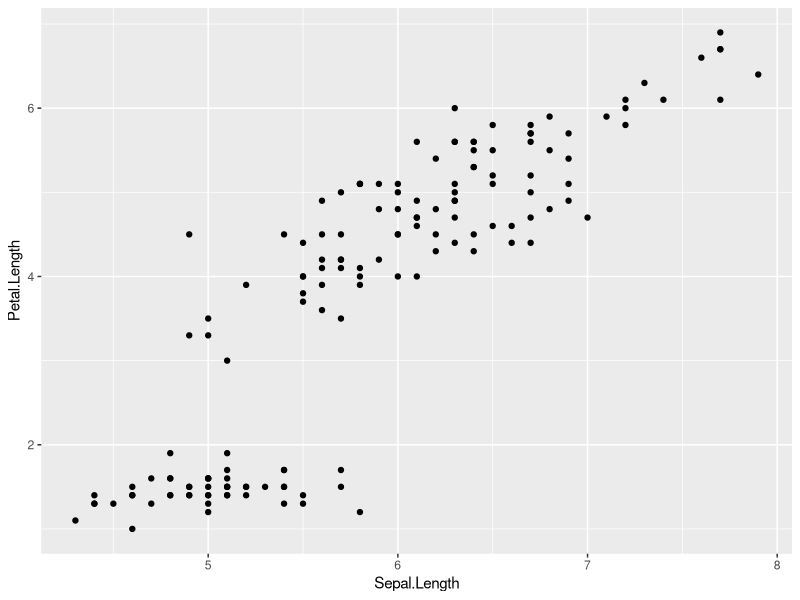
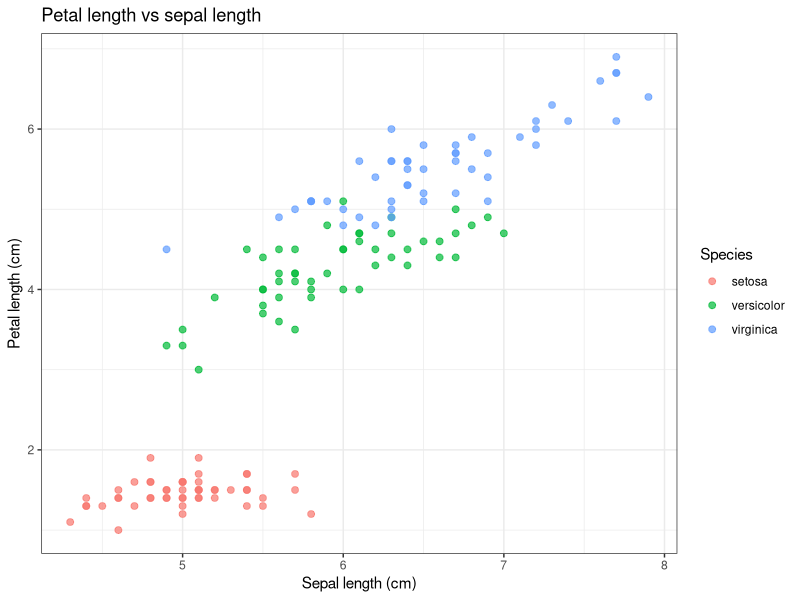
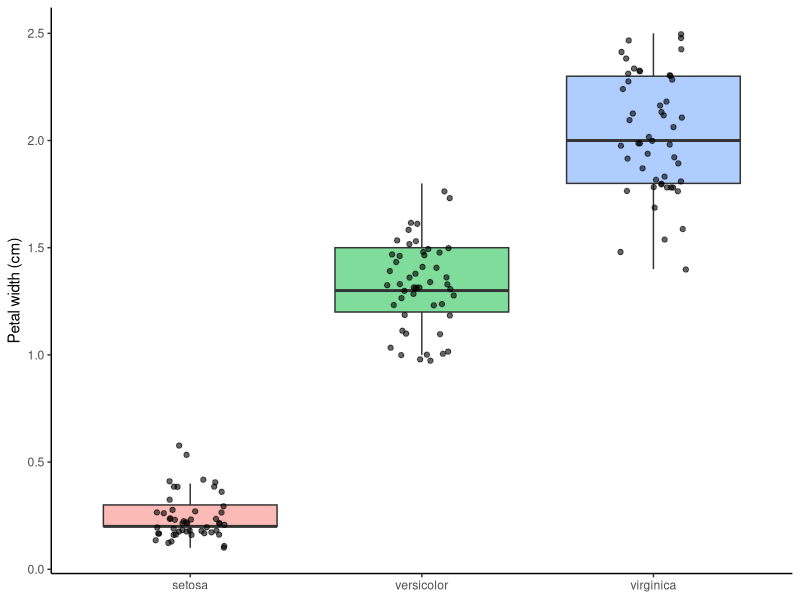
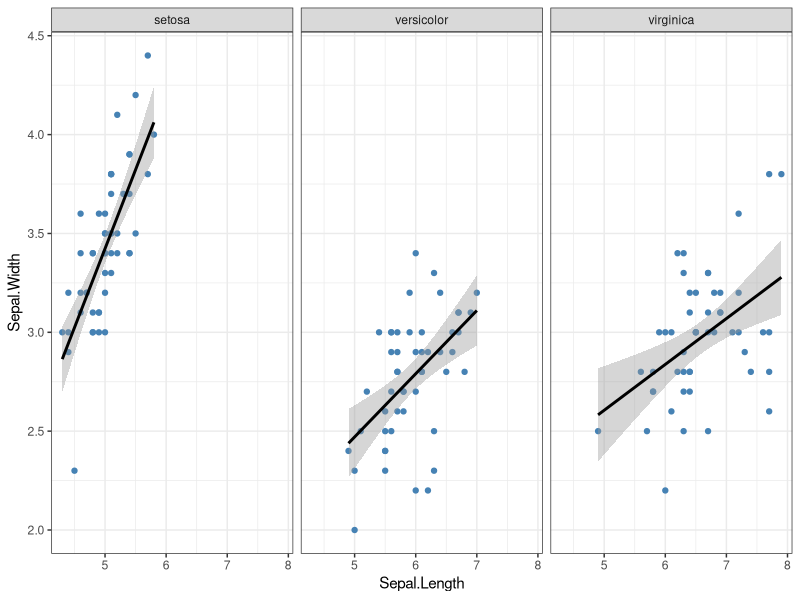
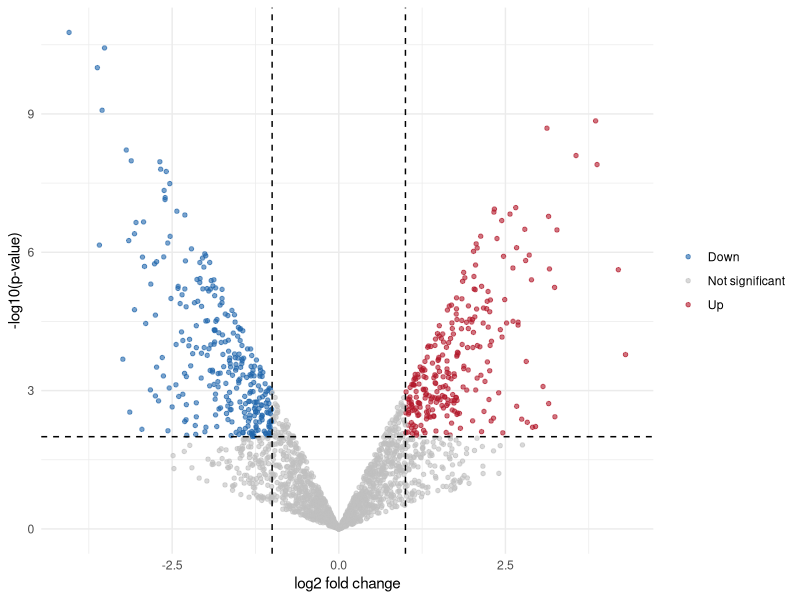

Write the R code that produced these figures, in order.
## ---- chunk 1
#| label: setup
#| message: false
library(ggplot2)
## ---- chunk 2
#| label: fig-first
#| fig-cap: "The simplest ggplot: data + aesthetics + one geom."
ggplot(data = iris, mapping = aes(x = Sepal.Length, y = Petal.Length)) +
  geom_point()
## ---- chunk 3
#| label: fig-colour
#| fig-cap: "Colour mapped to species, with labels and a cleaner theme."
ggplot(iris, aes(x = Sepal.Length, y = Petal.Length, colour = Species)) +
  geom_point(size = 2, alpha = 0.7) +
  labs(
    title = "Petal length vs sepal length",
    x = "Sepal length (cm)",
    y = "Petal length (cm)",
    colour = "Species"
  ) +
  theme_bw()
## ---- chunk 4
#| label: fig-boxplot
#| fig-cap: "A boxplot shows the distribution. Jittered points show every observation."
ggplot(iris, aes(x = Species, y = Petal.Width, fill = Species)) +
  geom_boxplot(alpha = 0.5, outlier.shape = NA) +
  geom_jitter(width = 0.15, alpha = 0.6) +
  labs(x = NULL, y = "Petal width (cm)") +
  theme_classic() +
  theme(legend.position = "none")
## ---- chunk 5
#| label: fig-facets
#| fig-cap: "One panel per species, each with a linear trend line."
#| message: false
ggplot(iris, aes(x = Sepal.Length, y = Sepal.Width)) +
  geom_point(colour = "steelblue") +
  geom_smooth(method = "lm", colour = "black") +
  facet_wrap(~ Species) +
  theme_bw()
## ---- chunk 6
#| label: simulate-de
set.seed(42)
n_genes <- 2000
de <- data.frame(
  gene   = paste0("gene_", seq_len(n_genes)),
  log2FC = rnorm(n_genes, mean = 0, sd = 1.2)
)
de$pvalue <- 10^(-abs(de$log2FC) * runif(n_genes, 0.5, 3))
de$direction <- ifelse(de$pvalue < 0.01 & de$log2FC >  1, "Up",
                ifelse(de$pvalue < 0.01 & de$log2FC < -1, "Down", "Not significant"))
head(de)
table(de$direction)
## ---- chunk 7
#| label: fig-volcano
#| fig-cap: "Volcano plot of simulated data. Dashed lines show the cut-offs |log2FC| > 1 and p < 0.01."
ggplot(de, aes(x = log2FC, y = -log10(pvalue), colour = direction)) +
  geom_point(alpha = 0.6, size = 1.2) +
  geom_vline(xintercept = c(-1, 1), linetype = "dashed") +
  geom_hline(yintercept = -log10(0.01), linetype = "dashed") +
  scale_colour_manual(values = c("Down" = "#2166ac",
                                 "Not significant" = "grey75",
                                 "Up" = "#b2182b")) +
  labs(x = "log2 fold change", y = "-log10(p-value)", colour = NULL) +
  theme_minimal()
